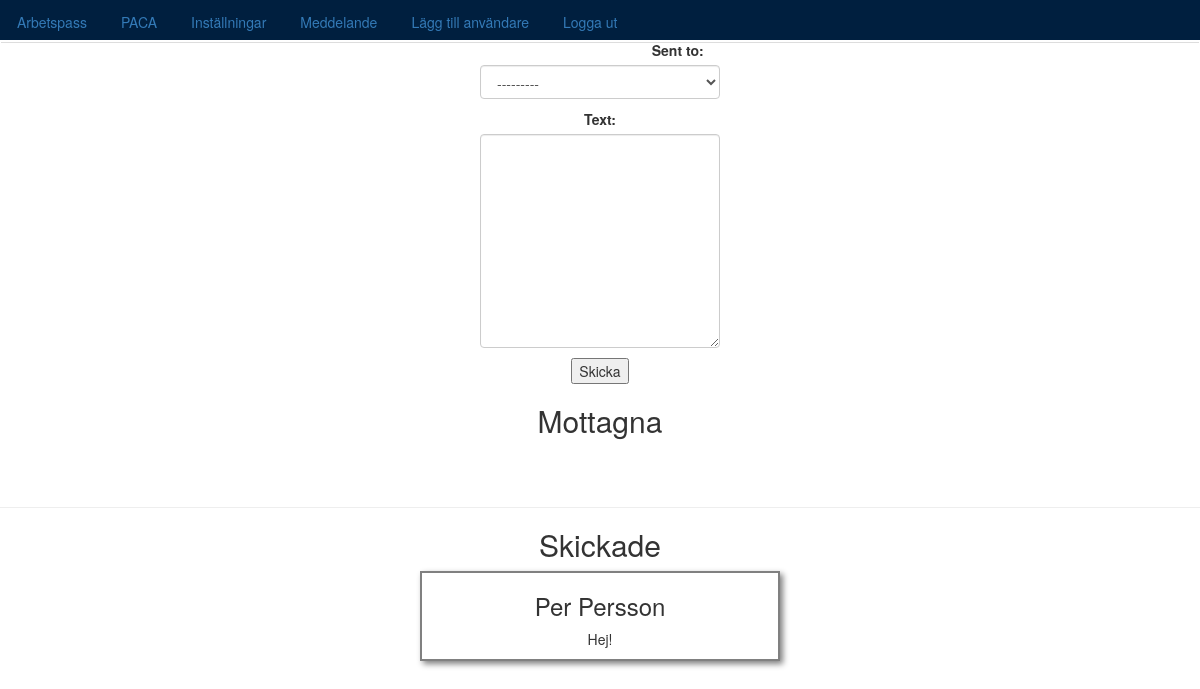
The page /message (signed in) on the database as committed earlier.
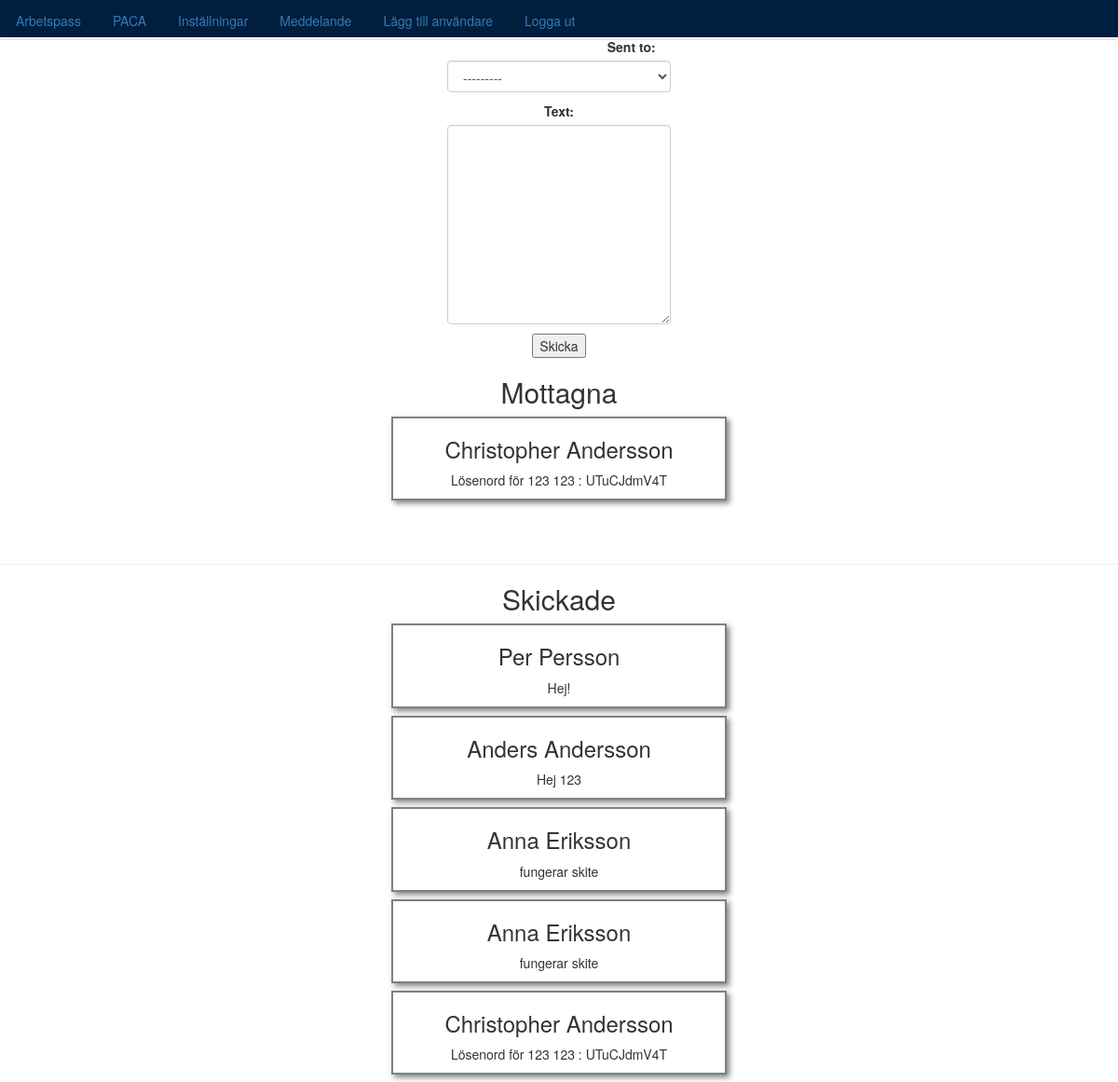
The same page on the database as committed later.
### paca_app/models.py (models this page shows, shortened)
class Message(models.Model):
    is_read = models.BooleanField(default=False)
    text = models.TextField(max_length=200)
    sent_from = models.ForeignKey('User', on_delete=models.CASCADE, related_name='sent_from')
    sent_to = models.ForeignKey('User', on_delete=models.CASCADE, related_name='sent_to')
    sent_time = models.DateTimeField(auto_now_add=True)

class User(AbstractUser):
    has_logged_in = models.BooleanField(default=False)
    phone = models.CharField(max_length=12)
    first_name = models.CharField(max_length=30)
    last_name = models.CharField(max_length=30)
    username = None
    email = models.EmailField(_('email address'), unique=True)
    USERNAME_FIELD = 'email'
    REQUIRED_FIELDS = []
    objects = UserManager()
    def __str__(self):
        return "{} {}".format(self.first_name, self.last_name)

### paca_app/views.py (the view)
# urls.py: path('message', views.message, name='message'),
@login_required
def message(request):
    form = MessageForm()
    if request.method == 'POST':
        form = MessageForm(request.POST)
        if form.is_valid():
            new_message = form.save(commit=False)
            new_message.sent_from = request.user
            new_message.save()
    messages = Message.objects.filter(sent_to=request.user)
    message_sent = Message.objects.filter(sent_from=request.user)
    return render(request,'message.html',{'form':form,'messages':messages,'message_sent':message_sent})

### paca_app/forms.py
class MessageForm(ModelForm):
    def __init__(self, *args, **kwargs):
        super(MessageForm, self).__init__(*args, **kwargs)
        for visible in self.visible_fields():
            visible.field.widget.attrs['class'] = 'form-control'
    class Meta:
        model = Message
        fields = ['sent_to','text']

### paca_app/templates/message.html (shortened to what this page needs)
{% extends "base.html" %}
    {% block content %}
    <form method="POST" style="width:20vw;margin:auto;"action=" ">
      {{ form.as_p }}
      <input type="submit" value="Skicka">
    </form>
    <h2>Mottagna</h2>
    {% for msg in messages %}
    <div style="margin:0 auto 1vh auto;border:2px solid grey; box-shadow:3px 3px 6px grey;width:30vw;">
      <h3>{{msg.sent_to}}</h3>
      <p>{{msg.text}}</p>
    </div>
    {%endfor %}
    <br/>
    <br/>
    <hr/>
    <h2>Skickade</h2>
    {% for msg in message_sent %}
      <div style="margin:0 auto 1vh auto;border:2px solid grey; box-shadow:3px 3px 6px grey;width:30vw;">
      <h3>{{msg.sent_to}}</h3>
      <p>{{msg.text}}</p>
    </div>
    {%endfor %}
  {% endblock %}

### paca_app/templates/base.html (shortened to what this page needs)
<!doctype html>
{% load staticfiles %}
<html lang="sv">
  <head>
    <link rel="stylesheet" href="//maxcdn.bootstrapcdn.com/bootstrap/3.2.0/css/bootstrap.min.css">
    <link rel="stylesheet" href="//maxcdn.bootstrapcdn.com/bootstrap/3.2.0/css/bootstrap-theme.min.css">
  </head>
  <body>
{% block header %}
    <header>
        <nav class="navbar navbar-light bg-light">
            <ul class="nav nav-tabs">
              <li class="nav-item">
                  <a class="nav-link disabled" href="{% url 'jobs' %}">Arbetspass</a>
                </li>
                <li class="nav-item">
                    <a class="nav-link active" href="{% url 'index' %}">PACA</a>
                </li>
                <li class="nav-item">
                    <a class="nav-link" href="/settings">Inställningar</a>
                </li>
                <li class="nav-item">
                    <a class="nav-link" href="/message">Meddelande</a>
                </li>
                <li class="nav-item">
                    <a class="nav-link disabled" href="/add_user">Lägg till användare</a>
                </li>
                <li class="nav-item">
                    <a class="nav-link disabled" href="{% url 'logout' %}">Logga ut</a>
              </li>
            </ul>
        </nav>
    </header>
{% endblock %}
    {% block content %}
    {% endblock %}
  </body>
</html>

### paca_app/templates/base.html (style rules this page uses)
body { margin:0; text-align:center; }
header { height:5vh; width:100vw; background:#001f3f; }

Rows that differ between the two databases and show on the page:
added Message: sent_to "Christopher Andersson", text "Lösenord för 123 123 : UTuCJdmV4T"
added Message: sent_to "Anders Andersson", text "Hej 123", shown under "Skickade"
added Message: sent_to "Anna Eriksson", text "fungerar skite", shown under "Skickade"
added Message: sent_to "Anna Eriksson", text "fungerar skite", shown under "Skickade"
